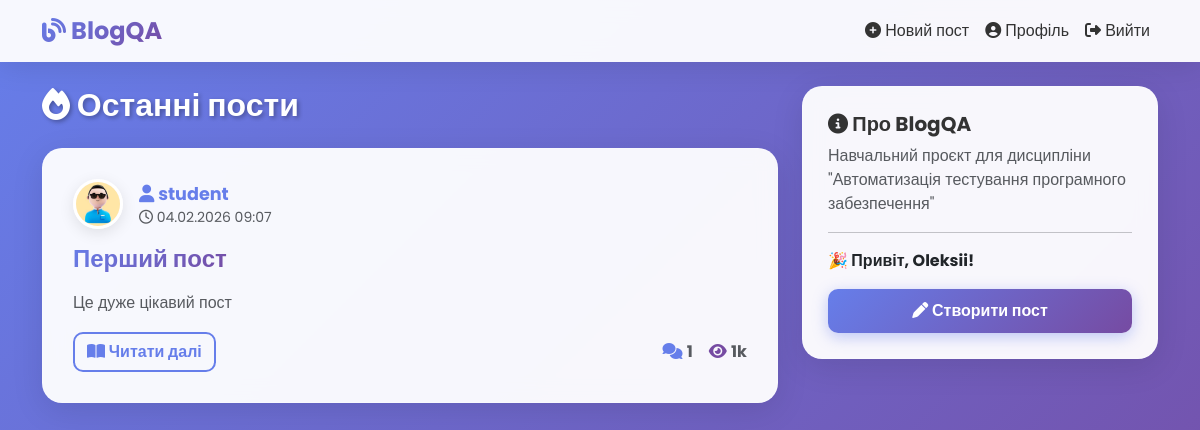
The app's page / (signed in) with its own data.
### blog/models.py (models this page shows, shortened)
class Post(models.Model):
    title = models.CharField(max_length=200, verbose_name="Заголовок")
    content = models.TextField(verbose_name="Зміст")
    date_posted = models.DateTimeField(default=timezone.now, verbose_name="Дата публікації")
    author = models.ForeignKey(User, on_delete=models.CASCADE, verbose_name="Автор")
    class Meta:
        ordering = ['-date_posted']
        verbose_name = "Пост"
        verbose_name_plural = "Пости"

### users/models.py (models this page shows, shortened)
class Profile(models.Model):
    user = models.OneToOneField(User, on_delete=models.CASCADE, verbose_name="Користувач")
    image = models.ImageField(
        default='default.jpg',  # повинен лежати у MEDIA_ROOT
        upload_to='profile_pics',
        verbose_name="Аватар"
    )
    bio = models.TextField(max_length=500, blank=True, verbose_name="Про себе")
    class Meta:
        verbose_name = "Профіль"
        verbose_name_plural = "Профілі"

### blog/views.py (the view)
# urls.py: path('', PostListView.as_view(), name='blog-home'),
class PostListView(ListView):
    model = Post
    template_name = 'blog/home.html'
    context_object_name = 'posts'
    ordering = ['-date_posted']
    paginate_by = 5

### blog/templates/blog/home.html (shortened to what this page needs)
{% extends "blog/base.html" %}
{% block content %}
    <div class="mb-4">
        <h2 style="color: white; text-shadow: 2px 2px 4px rgba(0,0,0,0.3);">
            <i class="fas fa-fire"></i> Останні пости
        </h2>
    </div>
    {% for post in posts %}
        <div class="post-card">
            <div class="d-flex align-items-center mb-3">
                <img src="{{ post.author.profile.image.url }}" class="profile-img me-3" alt="Avatar">
                <div class="flex-grow-1">
                    <a href="{% url 'user-posts' post.author.username %}" class="text-decoration-none">
                        <strong style="color: #667eea; font-size: 1.1rem;">
                            <i class="fas fa-user"></i> {{ post.author.username }}
                        </strong>
                    </a>
                    <div class="text-muted small">
                        <i class="far fa-clock"></i> {{ post.date_posted|date:"d.m.Y H:i" }}
                    </div>
                </div>
            </div>
            <h4 class="mb-3">
                <a href="{% url 'post-detail' post.id %}" class="text-decoration-none">
                    {{ post.title }}
                </a>
            </h4>
            <p class="text-muted" style="line-height: 1.6;">
                {{ post.content|slice:":200" }}{% if post.content|length > 200 %}...{% endif %}
            </p>
            <div class="d-flex justify-content-between align-items-center mt-3">
                <a href="{% url 'post-detail' post.id %}" class="btn btn-outline-primary">
                    <i class="fas fa-book-open"></i> Читати далі
                </a>
                <div class="d-flex gap-3">
                    <span class="text-muted">
                        <i class="fas fa-comments" style="color: #667eea;"></i>
                        <strong>{{ post.comments.count }}</strong>
                    </span>
                    <span class="text-muted">
                        <i class="fas fa-eye" style="color: #764ba2;"></i>
                        <strong>{{ forloop.counter }}k</strong>
                    </span>
                </div>
            </div>
        </div>
    {% endfor %}
{% endblock %}

### blog/templates/blog/base.html (shortened to what this page needs)
<!DOCTYPE html>
<html lang="uk">
<head>
    <link href="https://cdn.jsdelivr.net/npm/bootstrap@5.3.0/dist/css/bootstrap.min.css" rel="stylesheet">
    <link rel="stylesheet" href="https://cdnjs.cloudflare.com/ajax/libs/font-awesome/6.4.0/css/all.min.css">
</head>
<body>
    <nav class="navbar navbar-expand-lg navbar-light mb-4">
        <div class="container">
            <a class="navbar-brand" href="{% url 'blog-home' %}">
                <i class="fas fa-blog"></i> BlogQA
            </a>
            <div class="collapse navbar-collapse" id="navbarNav">
                <ul class="navbar-nav ms-auto">
                    {% if user.is_authenticated %}
                        <li class="nav-item">
                            <a class="nav-link" href="{% url 'post-create' %}">
                                <i class="fas fa-plus-circle"></i> Новий пост
                            </a>
                        </li>
                        <li class="nav-item">
                            <a class="nav-link" href="{% url 'profile' %}">
                                <i class="fas fa-user-circle"></i> Профіль
                            </a>
                        </li>
                        <li class="nav-item">
                            <a class="nav-link" href="{% url 'logout' %}">
                                <i class="fas fa-sign-out-alt"></i> Вийти
                            </a>
                        </li>
                    {% endif %}
                </ul>
            </div>
        </div>
    </nav>
    <div class="container">
        <div class="row">
            <div class="col-md-8">
                {% block content %}{% endblock %}
            </div>
            <div class="col-md-4">
                <div class="sidebar">
                    <h5><i class="fas fa-info-circle"></i> Про BlogQA</h5>
                    <p class="text-muted">Навчальний проєкт для дисципліни "Автоматизація тестування програмного забезпечення"</p>
                    {% if user.is_authenticated %}
                        <hr>
                        <p><strong>🎉 Привіт, {{ user.username }}!</strong></p>
                        <a href="{% url 'post-create' %}" class="btn btn-primary w-100">
                            <i class="fas fa-pen"></i> Створити пост
                        </a>
                    {% endif %}
                </div>
            </div>
        </div>
    </div>
</body>
</html>

### blog/templates/blog/base.html (style rules this page uses)
* { font-family: 'Poppins', sans-serif; }
body { background: linear-gradient(135deg, #667eea 0%, #764ba2 100%); min-height: 100vh; padding-bottom: 50px; }
.navbar { background: rgba(255, 255, 255, 0.95) !important; backdrop-filter: blur(10px); box-shadow: 0 4px 30px rgba(0, 0, 0, 0.1); border: none; }
.navbar-brand { font-weight: 700; background: linear-gradient(135deg, #667eea 0%, #764ba2 100%); -webkit-background-clip: text; -webkit-text-fill-color: transparent; font-size: 1.5rem; }
.nav-link { color: #333 !important; font-weight: 500; transition: all 0.3s ease; position: relative; }
.nav-link::after { content: ''; position: absolute; bottom: 0; left: 50%; transform: translateX(-50%); width: 0; height: 2px; background: linear-gradient(135deg, #667eea 0%, #764ba2 100%); transition: width 0.3s ease; }
.post-card { background: rgba(255, 255, 255, 0.95); backdrop-filter: blur(10px); border-radius: 20px; box-shadow: 0 8px 32px rgba(0, 0, 0, 0.1); margin-bottom: 30px; padding: 30px; border: 1px solid rgba(255, 255, 255, 0.2); transition: all 0.3s ease; animation: fadeInUp 0.6s ease; }
.profile-img { width: 50px; height: 50px; border-radius: 50%; object-fit: cover; border: 3px solid #fff; box-shadow: 0 4px 15px rgba(0, 0, 0, 0.1); transition: all 0.3s ease; }
.sidebar { background: rgba(255, 255, 255, 0.95); backdrop-filter: blur(10px); border-radius: 20px; padding: 25px; box-shadow: 0 8px 32px rgba(0, 0, 0, 0.1); border: 1px solid rgba(255, 255, 255, 0.2); position: sticky; top: 20px; }
.btn-primary { background: linear-gradient(135deg, #667eea 0%, #764ba2 100%); border: none; border-radius: 10px; padding: 10px 25px; font-weight: 600; transition: all 0.3s ease; box-shadow: 0 4px 15px rgba(102, 126, 234, 0.4); }
.btn-outline-primary { color: #667eea; border: 2px solid #667eea; border-radius: 10px; font-weight: 600; transition: all 0.3s ease; }
h2, h4, h5 { color: #333; font-weight: 700; }
.post-card h4 a { background: linear-gradient(135deg, #667eea 0%, #764ba2 100%); -webkit-background-clip: text; -webkit-text-fill-color: transparent; transition: all 0.3s ease; }
.sidebar .btn-primary { animation: pulse 2s infinite; }

### records on screen
Post: author.profile.image (placeholder picture), author.username "student", date_posted "04.02.2026 09:07", title "Перший пост", content "Це дуже цікавий пост", comments.count "1"

### other values on screen
{{ user.username }} "Oleksii"
